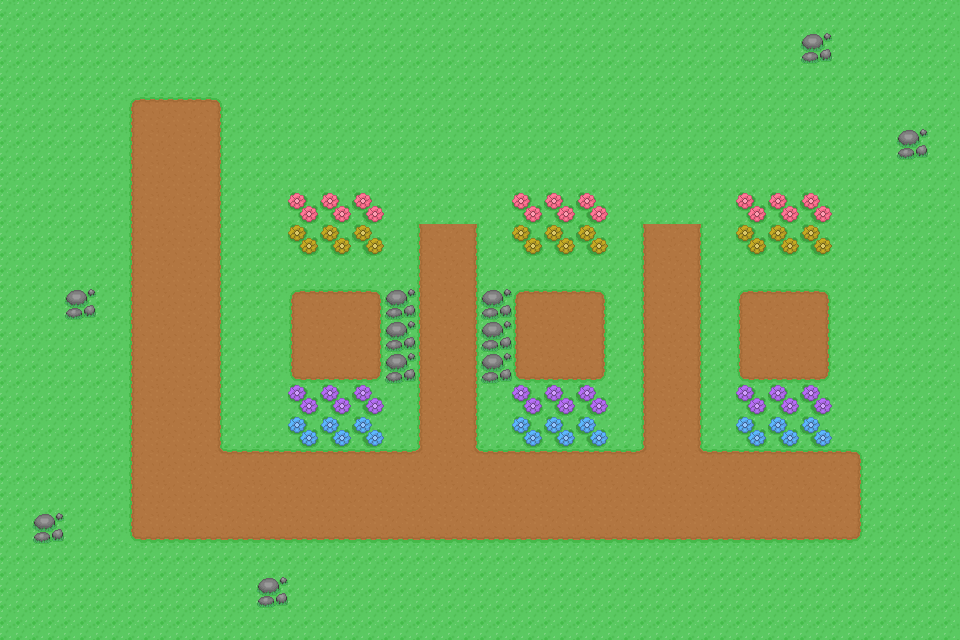

This is a level from a 2D game, rendered from its Tiled map with the project's own tilesets. A one-line summary and the complete map file follow:
An orthogonal 30x20 tile map with 32x32 px tiles, 1 tile layer (Capa de patrones 1).

<map version="1.10" tiledversion="1.11.2" orientation="orthogonal" renderorder="right-down" width="30" height="20" tilewidth="32" tileheight="32" infinite="0" nextlayerid="2" nextobjectid="1">
 <tileset firstgid="1" source="stolenAssets.tsx" />
 <layer id="1" name="Capa de patrones 1" width="30" height="20">
  <data encoding="csv">
24,24,24,24,24,24,24,24,24,24,24,24,24,24,24,24,24,24,24,24,24,24,24,24,24,24,24,24,24,24,
24,24,24,24,24,24,24,24,24,24,24,24,24,24,24,24,24,24,24,24,24,24,24,24,24,87,24,24,24,24,
24,24,24,24,24,24,24,24,24,24,24,24,24,24,24,24,24,24,24,24,24,24,24,24,24,24,24,24,24,24,
24,24,24,24,16,17,18,24,24,24,24,24,24,24,24,24,24,24,24,24,24,24,24,24,24,24,24,24,24,24,
24,24,24,24,27,28,29,24,24,24,24,24,24,24,24,24,24,24,24,24,24,24,24,24,24,24,24,24,87,24,
24,24,24,24,27,28,29,24,24,24,24,24,24,24,24,24,24,24,24,24,24,24,24,24,24,24,24,24,24,24,
24,24,24,24,27,28,29,24,24,9,10,11,24,24,24,24,9,10,11,24,24,24,24,9,10,11,24,24,24,24,
24,24,24,24,27,28,29,24,24,20,21,22,24,27,29,24,20,21,22,24,27,29,24,20,21,22,24,24,24,24,
24,24,24,24,27,28,29,24,24,24,24,24,24,27,29,24,24,24,24,24,27,29,24,24,24,24,24,24,24,24,
24,24,87,24,27,28,29,24,24,16,17,18,87,27,29,87,16,17,18,24,27,29,24,16,17,18,24,24,24,24,
24,24,24,24,27,28,29,24,24,27,28,29,87,27,29,87,27,28,29,24,27,29,24,27,28,29,24,24,24,24,
24,24,24,24,27,28,29,24,24,38,39,40,87,27,29,87,38,39,40,24,27,29,24,38,39,40,24,24,24,24,
24,24,24,24,27,28,29,24,24,31,32,33,24,27,29,24,31,32,33,24,27,29,24,31,32,33,24,24,24,24,
24,24,24,24,27,28,29,24,24,42,43,44,24,27,29,24,42,43,44,24,27,29,24,42,43,44,24,24,24,24,
24,24,24,24,27,28,34,17,17,17,17,17,17,36,34,17,17,17,17,17,36,34,17,17,17,17,18,24,24,24,
24,24,24,24,27,28,28,28,28,28,28,28,28,28,28,28,28,28,28,28,28,28,28,28,28,28,29,24,24,24,
24,87,24,24,38,39,39,39,39,39,39,39,39,39,39,39,39,39,39,39,39,39,39,39,39,39,40,24,24,24,
24,24,24,24,24,24,24,24,24,24,24,24,24,24,24,24,24,24,24,24,24,24,24,24,24,24,24,24,24,24,
24,24,24,24,24,24,24,24,87,24,24,24,24,24,24,24,24,24,24,24,24,24,24,24,24,24,24,24,24,24,
24,24,24,24,24,24,24,24,24,24,24,24,24,24,24,24,24,24,24,24,24,24,24,24,24,24,24,24,24,24
</data>
 </layer>
</map>